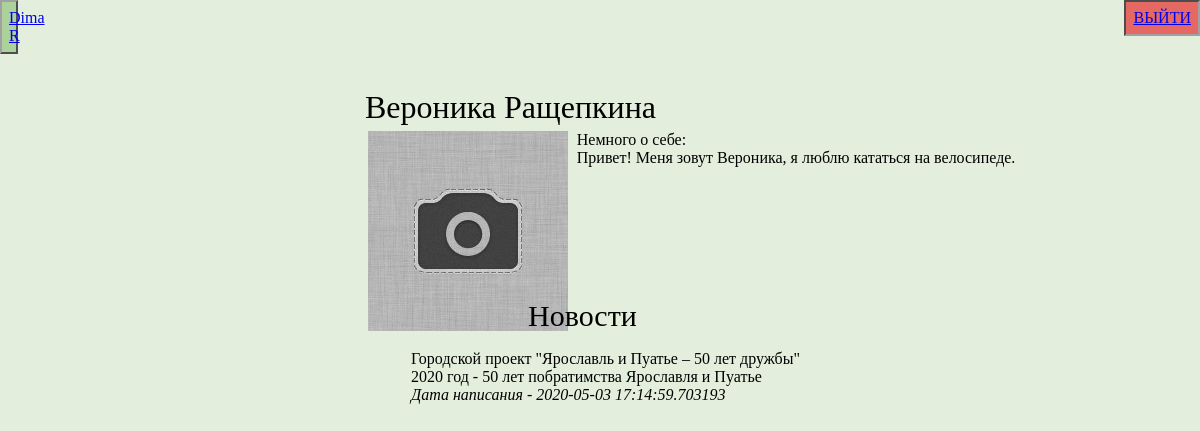
Screenshot of /user/2 (signed in) with the database file from the repository.
### data/users.py (models this page shows, shortened)
class User(SqlAlchemyBase, UserMixin):
    __tablename__ = 'users'
    id = sqlalchemy.Column(sqlalchemy.Integer,
                           primary_key=True, autoincrement=True)
    name = sqlalchemy.Column(sqlalchemy.String, nullable=True)
    surname = sqlalchemy.Column(sqlalchemy.String, nullable=True)
    about = sqlalchemy.Column(sqlalchemy.String, nullable=True)
    email = sqlalchemy.Column(sqlalchemy.String,
                              index=True, unique=True, nullable=True)
    hashed_password = sqlalchemy.Column(sqlalchemy.String, nullable=True)
    photo_id = sqlalchemy.Column(sqlalchemy.Integer, nullable=True, default=0)
    photo = sqlalchemy.Column(sqlalchemy.String, default='img/default.jpg')
    created_date = sqlalchemy.Column(sqlalchemy.DateTime,
                                     default=datetime.datetime.now)
    news = orm.relation("News", back_populates='user')

### data/news.py (models this page shows)
class News(SqlAlchemyBase):
    __tablename__ = 'news'
    id = sqlalchemy.Column(sqlalchemy.Integer,
                           primary_key=True, autoincrement=True)
    title = sqlalchemy.Column(sqlalchemy.String, nullable=True)
    content = sqlalchemy.Column(sqlalchemy.String, nullable=True)
    created_date = sqlalchemy.Column(sqlalchemy.DateTime,
                                     default=datetime.datetime.now)
    user_id = sqlalchemy.Column(sqlalchemy.Integer,
                                sqlalchemy.ForeignKey("users.id"))
    user = orm.relation('User')

### main.py (the view, shortened to what this page needs)
@app.route('/user/<int:id>', methods=['POST', 'GET'])
@login_required
def user(id):
    session = db_session.create_session()
    if request.method == 'GET':
        user = session.query(User).filter(User.id == id).first()
        news = session.query(News).filter((News.user == user))
        param = {
            'title': 'Профиль',
            'user': user,
            'news': news}
        return render_template('index.html', **param)

### data/db_session.py (called while the page is built)
def create_session() -> Session:
    global __factory
    return __factory()

### main.py (called while the page is built)
@login_manager.user_loader
def load_user(user_id):
    session = db_session.create_session()
    return session.query(User).get(user_id)

### templates/index.html (shortened to what this page needs)
{% extends "base.html" %}
{% block content %}
<div class="user-page">
<h1 class="name">{{ user.name }} {{ user.surname }}</h1>
<div class="user-block">
<img src="/static/{{ user.photo }}">
</div>
<div class="user-block">
    <h4>Немного о себе:</h4>
    <div>
        {% if user.about %}
        <p>{{ user.about }}</p>
        {% else %}
        <p>Здесь пока ничего нет!</p>
        {% endif %}
    </div>
</div>
</div>
<h2 class="user-news-header">Новости</h2>
<div class="user-news">
{% if news.first() %}
{% for item in news[::-1] %}
<div>
    <h3>{{item.title}}</h3>
    <div>
        {{item.content}}
    </div>
    <div>
        <i>Дата написания - {{item.created_date}}</i>
    </div>
</div>
{% endfor %}
{% else %}
<p>Здесь пока ничего нет!</p>
{% endif %}
</div>
{% endblock %}

### templates/base.html (shortened to what this page needs)
<!DOCTYPE html>
<html lang="en">
<head>
    <link rel="stylesheet" type="text/css" href="/static/css/style.css" />
</head>
<body>
<header>
    <nav>
        {% if current_user.is_authenticated %}
        <p class="name-button">
            <a href="/user/{{ current_user.id }}">{{ current_user.name }} {{
                current_user.surname }}</a>
        </p>
        <a href="/logout" class="logout">Выйти</a>
        {% else %}
        <p>
            <a class="top-button" href="/register">Зарегистрироваться</a>
            <a class="top-button" href="/login">Войти</a>
        </p>
        {% endif %}
    </nav>
</header>
<main role="main" class="container">
    {% block content %}{% endblock %}
</main>
</body>
</html>

### static/css/style.css (style rules this page uses)
body, h1, h2, h3, h4, p, a { margin: 0; font-size: 100%; font-weight: normal; }
body { font-family: 'Bookman Old Style', sans-regular; background-color: #e3efdc }
.logout { text-align: center; background-color: #e66862; padding: 7px; text-color: black; text-transform: uppercase; position: absolute; border: 2px inset #a1a1a1; right: 0; top: 0; }
.name-button { margin: 0 1675px 30px 0; text-align: center; background-color: #add19a; padding: 7px; background-position: right; text-color: black; border: 2px outset #a1a1a1; }
.name { margin-left: 0; padding: 5px; font-size: 32px; }
.user-block { float: left; margin-left: 1%; }
.user-page { margin-left: 30%; }
.user-news-header { position: absolute; margin-left: 44%; margin-top: 14%; text-align: center; font-size: 30px; }
.user-news { position: absolute; margin-left: 33%; margin-top: 17%; padding: 15px; }

### rows the page displays
User: name "Dima", surname "R"
User: name "Вероника", surname "Ращепкина", photo (placeholder picture), about "Привет! Меня зовут Вероника, я люблю кататься на велосипеде."
News: title "Городской проект \"Ярославль и Пуатье – 50 лет дружбы\"", content "2020 год - 50 лет побратимства Ярославля и Пуатье", created_date "2020-05-03 17:14:59.703193"
